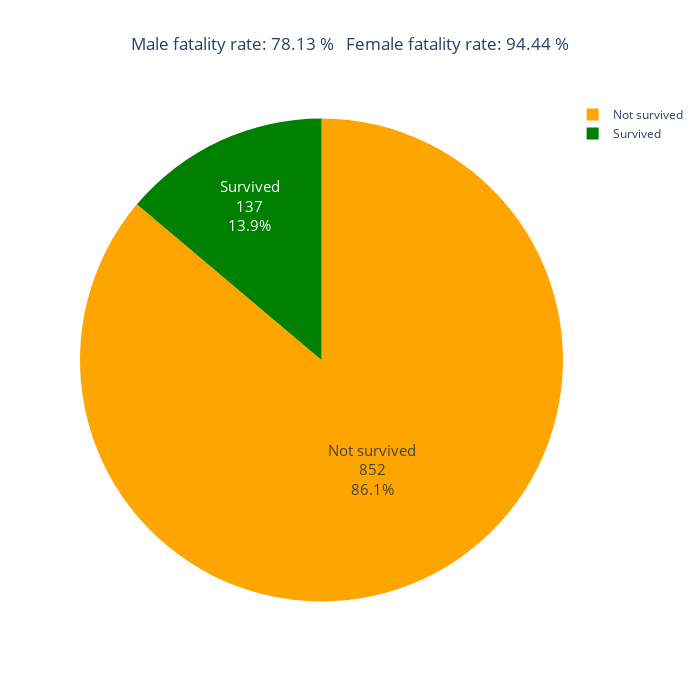

This figure's notebook cell:
### Code cell
df_male=df_temp[df_temp['Sex']=='M']
df_female=df_temp[df_temp['Sex']=='F']

colors=['green','orange']
df_survival=df_temp.groupby('Survived')['Count'].sum().reset_index().sort_values(by='Count')
fig2=go.Figure([go.Pie(labels=df_survival['Survived'],values=df_survival['Count'])])

fig2.update_traces(textfont_size=15,textinfo='value+percent+label',marker=dict(colors=colors))
fig2.update_layout(title='\n  \n Male fatality rate: {0:.2f} % \n Female fatality rate: {1:.2f} %'.format(100*df_male['Survived'].value_counts()[0]/ df_male.shape[0],100*df_female['Survived'].value_counts()[0]/ df_female.shape[0]),title_x=0.5,height=700,width=700)
fig2.show()

### Figure 1 — Plotly figure (JSON) as saved in the notebook; plotly's stock layout.template omitted (floating-point values rounded to 4 significant figures)
{"data": [{"labels": ["Survived", "Not survived"], "marker": {"colors": ["green", "orange"]}, "textfont": {"size": 15}, "textinfo": "value+percent+label", "type": "pie", "values": [137, 852]}], "layout": {"height": 700, "title": {"text": "\n  \n Male fatality rate: 78.13 % \n Female fatality rate: 94.44 %", "x": 0.5}, "width": 700}}
